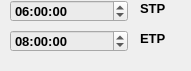
       <widget class="QWidget" name="PeakTimes1Page">
        <property name="geometry">
         <rect>
          <x>0</x>
          <y>0</y>
          <width>191</width>
          <height>71</height>
         </rect>
        </property>
        <property name="font">
         <font>
          <family>MS Sans Serif</family>
          <pointsize>10</pointsize>
          <weight>75</weight>
          <bold>true</bold>
         </font>
        </property>
        <property name="contextMenuPolicy">
         <enum>Qt::DefaultContextMenu</enum>
        </property>
        <attribute name="label">
         <string>Peak Period 1 </string>
        </attribute>
        <widget class="QTimeEdit" name="STPtimeEdit">
         <property name="geometry">
          <rect>
           <x>10</x>
           <y>0</y>
           <width>118</width>
           <height>22</height>
          </rect>
         </property>
         <property name="font">
          <font>
           <family>MS Sans Serif</family>
          </font>
         </property>
         <property name="autoFillBackground">
          <bool>false</bool>
         </property>
         <property name="styleSheet">
          <string notr="true">background-color: rgb(235, 235, 235);</string>
         </property>
         <property name="dateTime">
          <datetime>
           <hour>6</hour>
           <minute>0</minute>
           <second>0</second>
           <year>2022</year>
           <month>3</month>
           <day>15</day>
          </datetime>
         </property>
         <property name="time">
          <time>
           <hour>6</hour>
           <minute>0</minute>
           <second>0</second>
          </time>
         </property>
        </widget>
        <widget class="QTimeEdit" name="ETPtimeEdit">
         <property name="geometry">
          <rect>
           <x>10</x>
           <y>30</y>
           <width>118</width>
           <height>22</height>
          </rect>
         </property>
         <property name="font">
          <font>
           <family>MS Sans Serif</family>
          </font>
         </property>
         <property name="autoFillBackground">
          <bool>false</bool>
         </property>
         <property name="styleSheet">
          <string notr="true">background-color: rgb(235, 235, 235);</string>
         </property>
         <property name="dateTime">
          <datetime>
           <hour>8</hour>
           <minute>0</minute>
           <second>0</second>
           <year>2022</year>
           <month>3</month>
           <day>15</day>
          </datetime>
         </property>
         <property name="time">
          <time>
           <hour>8</hour>
           <minute>0</minute>
           <second>0</second>
          </time>
         </property>
        </widget>
        <widget class="QLabel" name="STPlabel">
         <property name="geometry">
          <rect>
           <x>140</x>
           <y>0</y>
           <width>31</width>
           <height>16</height>
          </rect>
         </property>
         <property name="font">
          <font>
           <family>MS Sans Serif</family>
           <weight>75</weight>
           <bold>true</bold>
          </font>
         </property>
         <property name="text">
          <string>STP</string>
         </property>
        </widget>
        <widget class="QLabel" name="ETPlabel">
         <property name="geometry">
          <rect>
           <x>140</x>
           <y>30</y>
           <width>31</width>
           <height>16</height>
          </rect>
         </property>
         <property name="font">
          <font>
           <family>MS Sans Serif</family>
           <weight>75</weight>
           <bold>true</bold>
          </font>
         </property>
         <property name="text">
          <string>ETP</string>
         </property>
        </widget>
       </widget>
